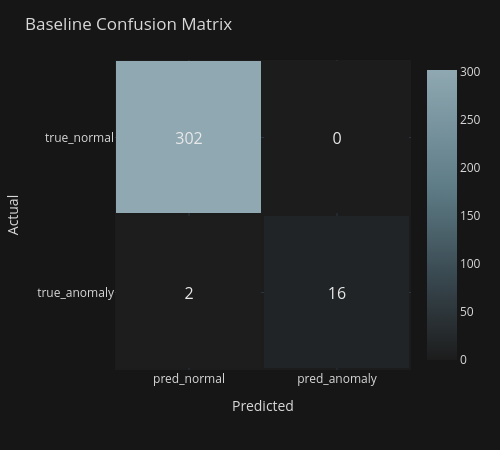

Notebook source saved alongside this figure:
### Code cell
import plotly.graph_objects as go
import numpy as np
from sklearn.metrics import confusion_matrix

cm = confusion_matrix(y, preds)
labels_x = ['pred_normal', 'pred_anomaly']
labels_y = ['true_normal', 'true_anomaly']

# Soft, low-saturation blue scale to match the muted palette
colorscale = [
    [0.0, '#1c1c1c'],
    [0.3, '#3a4a52'],
    [0.6, '#5f7d87'],
    [1.0, '#8FA8B2']
]

fig = go.Figure(data=go.Heatmap(
    z=cm,
    x=labels_x,
    y=labels_y,
    colorscale=colorscale,
    showscale=True,
    text=cm,
    texttemplate='%{text}',
    textfont=dict(size=16, color='#e8e8e8'),
    hovertemplate='True: %{y}<br>Pred: %{x}<br>Count: %{z}<extra></extra>',
    xgap=3,
    ygap=3
))

fig.update_layout(
    title_text='Baseline Confusion Matrix',
    height=450, width=500,
    template='plotly_dark',
    paper_bgcolor='#161616',
    plot_bgcolor='#1c1c1c',
    font=dict(color='#d8d8d8'),
    xaxis=dict(title='Predicted', side='bottom'),
    yaxis=dict(title='Actual', autorange='reversed'),
    margin=dict(t=60, l=80)
)

fig.show()

### Figure 1 — Plotly figure (JSON) as saved in the notebook; plotly's stock layout.template omitted (floating-point values rounded to 4 significant figures)
{"data": [{"colorscale": [[0, "#1c1c1c"], [0.3, "#3a4a52"], [0.6, "#5f7d87"], [1, "#8FA8B2"]], "hovertemplate": "True: %{y}<br>Pred: %{x}<br>Count: %{z}<extra></extra>", "showscale": true, "text": [[302, 0], [2, 16]], "textfont": {"color": "#e8e8e8", "size": 16}, "texttemplate": "%{text}", "type": "heatmap", "x": ["pred_normal", "pred_anomaly"], "xgap": 3, "y": ["true_normal", "true_anomaly"], "ygap": 3, "z": [[302, 0], [2, 16]]}], "layout": {"font": {"color": "#d8d8d8"}, "height": 450, "margin": {"l": 80, "t": 60}, "paper_bgcolor": "#161616", "plot_bgcolor": "#1c1c1c", "title": {"text": "Baseline Confusion Matrix"}, "width": 500, "xaxis": {"side": "bottom", "title": {"text": "Predicted"}}, "yaxis": {"autorange": "reversed", "title": {"text": "Actual"}}}}
